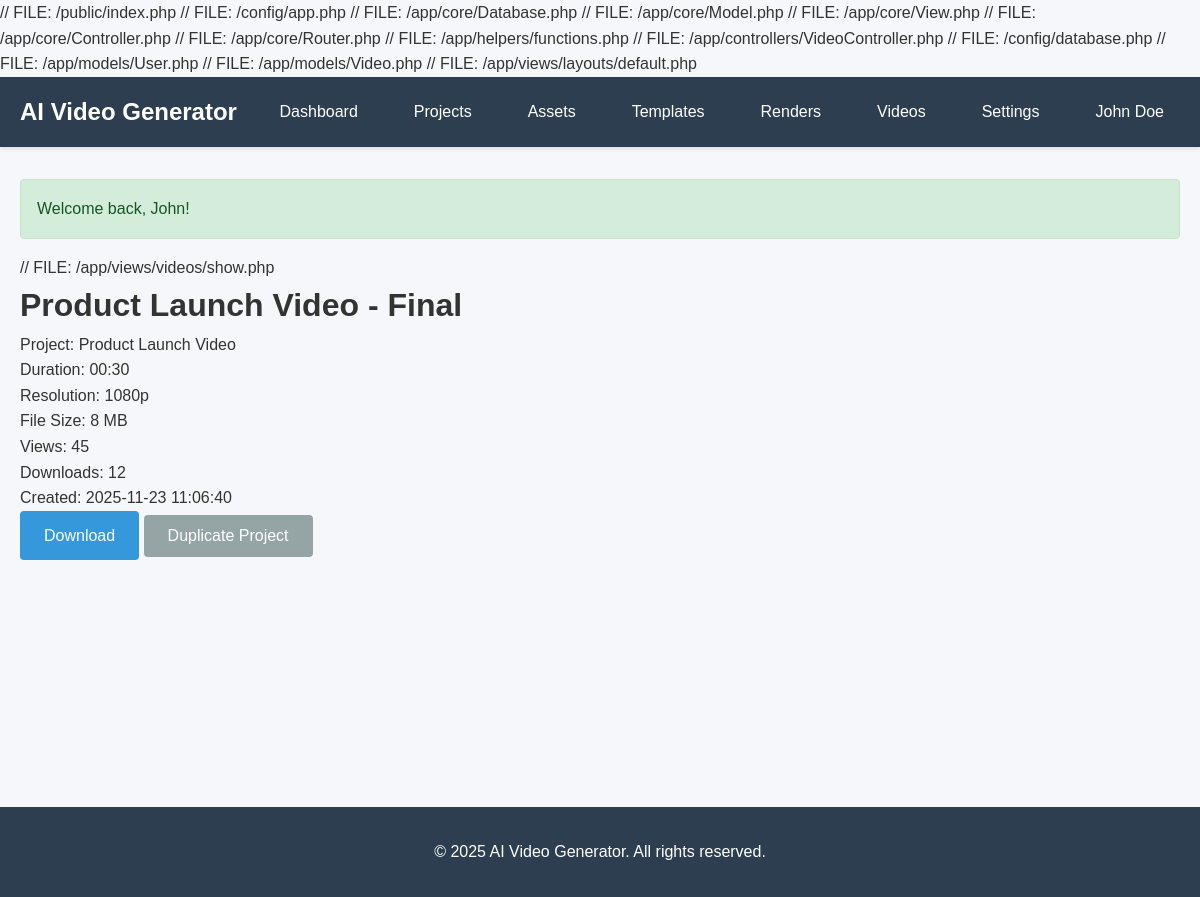
The page /videos/1 (signed in) on the database its author committed.
### tables this page shows
CREATE TABLE `videos` (
  `id` INT UNSIGNED NOT NULL AUTO_INCREMENT,
  `tenant_id` INT UNSIGNED NOT NULL,
  `project_id` INT UNSIGNED NOT NULL,
  `render_job_id` INT UNSIGNED NOT NULL,
  `user_id` INT UNSIGNED NOT NULL,
  `title` VARCHAR(255) NOT NULL,
  `description` TEXT,
  `filename` VARCHAR(255) NOT NULL,
  `file_path` VARCHAR(500) NOT NULL,
  `file_size` BIGINT NOT NULL,
  `duration` INT NOT NULL COMMENT 'Duration in seconds',
  `resolution` VARCHAR(20) NOT NULL,
  `thumbnail_url` VARCHAR(500) DEFAULT NULL,
  `public_token` VARCHAR(64) DEFAULT NULL COMMENT 'Token for public sharing',
  `view_count` INT DEFAULT 0,
  `download_count` INT DEFAULT 0,
  `created_at` TIMESTAMP DEFAULT CURRENT_TIMESTAMP,
  `updated_at` TIMESTAMP DEFAULT CURRENT_TIMESTAMP ON UPDATE CURRENT_TIMESTAMP,
  PRIMARY KEY (`id`),
  UNIQUE KEY `public_token` (`public_token`),
  KEY `tenant_id` (`tenant_id`),
  KEY `project_id` (`project_id`),
  KEY `render_job_id` (`render_job_id`),
  KEY `user_id` (`user_id`),
  CONSTRAINT `fk_videos_tenant` FOREIGN KEY (`tenant_id`) REFERENCES `tenants` (`id`) ON DELETE CASCADE,
  CONSTRAINT `fk_videos_project` FOREIGN KEY (`project_id`) REFERENCES `projects` (`id`) ON DELETE CASCADE,
  CONSTRAINT `fk_videos_render_job` FOREIGN KEY (`render_job_id`) REFERENCES `render_jobs` (`id`) ON DELETE CASCADE,
  CONSTRAINT `fk_videos_user` FOREIGN KEY (`user_id`) REFERENCES `users` (`id`) ON DELETE CASCADE
);

CREATE TABLE `projects` (
  `id` INT UNSIGNED NOT NULL AUTO_INCREMENT,
  `tenant_id` INT UNSIGNED NOT NULL,
  `user_id` INT UNSIGNED NOT NULL,
  `name` VARCHAR(255) NOT NULL,
  `description` TEXT,
  `type` ENUM('text_to_video', 'image_to_video', 'video_to_video', 'images_to_video') NOT NULL,
  `platform_preset` VARCHAR(50) DEFAULT 'youtube_horizontal' COMMENT 'e.g., tiktok_vertical, youtube_horizontal, square_social',
  `aspect_ratio` VARCHAR(10) DEFAULT '16:9' COMMENT 'e.g., 16:9, 9:16, 1:1',
  `resolution` VARCHAR(20) DEFAULT '1080p' COMMENT 'e.g., 720p, 1080p, 4k',
  `status` ENUM('draft', 'ready', 'rendering', 'completed') DEFAULT 'draft',
  `created_at` TIMESTAMP DEFAULT CURRENT_TIMESTAMP,
  `updated_at` TIMESTAMP DEFAULT CURRENT_TIMESTAMP ON UPDATE CURRENT_TIMESTAMP,
  PRIMARY KEY (`id`),
  KEY `tenant_id` (`tenant_id`),
  KEY `user_id` (`user_id`),
  KEY `type` (`type`),
  KEY `status` (`status`),
  CONSTRAINT `fk_projects_tenant` FOREIGN KEY (`tenant_id`) REFERENCES `tenants` (`id`) ON DELETE CASCADE,
  CONSTRAINT `fk_projects_user` FOREIGN KEY (`user_id`) REFERENCES `users` (`id`) ON DELETE CASCADE
);

### public/index.php (called while the page is built, shortened)
<?php
$config = require __DIR__ . '/../config/app.php';
require_once __DIR__ . '/../app/core/Database.php';
require_once __DIR__ . '/../app/core/Model.php';
require_once __DIR__ . '/../app/core/View.php';
require_once __DIR__ . '/../app/core/Controller.php';
require_once __DIR__ . '/../app/core/Router.php';
require_once __DIR__ . '/../app/helpers/functions.php';
$router = new Router();
$router->get('/', 'HomeController', 'index');
$router->get('/login', 'AuthController', 'login');
$router->post('/login', 'AuthController', 'loginPost');
$router->get('/register', 'AuthController', 'register');
$router->post('/register', 'AuthController', 'registerPost');
$router->get('/logout', 'AuthController', 'logout');
$router->get('/dashboard', 'DashboardController', 'index');
$router->get('/projects', 'ProjectController', 'index');
$router->get('/projects/create', 'ProjectController', 'create');
$router->post('/projects/create', 'ProjectController', 'store');
$router->get('/projects/:id', 'ProjectController', 'show');
$router->get('/projects/:id/edit', 'ProjectController', 'edit');
$router->post('/projects/:id/edit', 'ProjectController', 'update');
$router->post('/projects/:id/delete', 'ProjectController', 'delete');
$router->get('/projects/:id/scenes', 'SceneController', 'index');
$router->get('/projects/:id/scenes/create', 'SceneController', 'create');
$router->post('/projects/:id/scenes/create', 'SceneController', 'store');
$router->get('/scenes/:id/edit', 'SceneController', 'edit');
$router->post('/scenes/:id/edit', 'SceneController', 'update');
$router->post('/scenes/:id/delete', 'SceneController', 'delete');
$router->get('/assets', 'AssetController', 'index');
$router->get('/assets/upload', 'AssetController', 'upload');
$router->post('/assets/upload', 'AssetController', 'store');
$router->get('/assets/:id', 'AssetController', 'show');
$router->post('/assets/:id/delete', 'AssetController', 'delete');
$router->get('/templates', 'TemplateController', 'index');
$router->get('/templates/create', 'TemplateController', 'create');
$router->post('/templates/create', 'TemplateController', 'store');
$router->get('/templates/:id', 'TemplateController', 'show');
$router->post('/templates/:id/delete', 'TemplateController', 'delete');
$router->get('/renders', 'RenderController', 'index');
$router->get('/renders/create', 'RenderController', 'create');
$router->post('/renders/create', 'RenderController', 'store');
$router->get('/renders/:id', 'RenderController', 'show');
$router->post('/renders/:id/retry', 'RenderController', 'retry');
$router->get('/videos', 'VideoController', 'index');
$router->get('/videos/:id', 'VideoController', 'show');
$router->get('/videos/:id/download', 'VideoController', 'download');
$router->post('/videos/:id/duplicate', 'VideoController', 'duplicate');
$router->get('/tenant/settings', 'TenantController', 'settings');
$router->post('/tenant/settings', 'TenantController', 'updateSettings');
$router->get('/tenant/brand', 'TenantController', 'brand');
$router->post('/tenant/brand', 'TenantController', 'updateBrand');
$router->get('/users', 'UserController', 'index');
$router->get('/users/create', 'UserController', 'create');
$router->post('/users/create', 'UserController', 'store');
$router->get('/users/:id/edit', 'UserController', 'edit');
$router->post('/users/:id/edit', 'UserController', 'update');
$router->post('/users/:id/delete', 'UserController', 'delete');
$router->get('/subscription', 'SubscriptionController', 'index');
$router->get('/subscription/plans', 'SubscriptionController', 'plans');
$router->post('/subscription/subscribe', 'SubscriptionController', 'subscribe');
$router->get('/subscription/invoices', 'SubscriptionController', 'invoices');
$router->get('/subscription/usage', 'SubscriptionController', 'usage');
$router->get('/admin', 'AdminController', 'index');
$router->get('/admin/tenants', 'AdminController', 'tenants');
$router->get('/admin/plans', 'AdminController', 'plans');
$router->get('/admin/plans/create', 'AdminController', 'createPlan');
$router->post('/admin/plans/create', 'AdminController', 'storePlan');
$router->get('/api-keys', 'ApiKeyController', 'index');
$router->post('/api-keys/generate', 'ApiKeyController', 'generate');
$router->post('/api-keys/:id/revoke', 'ApiKeyController', 'revoke');
$router->post('/api/v1/render', 'ApiController', 'createRenderJob');
$router->get('/api/v1/render/:id', 'ApiController', 'getRenderJob');
$router->get('/analytics', 'AnalyticsController', 'index');
$router->get('/analytics/reports', 'AnalyticsController', 'reports');
$router->dispatch();

### app/views/videos/show.php (the view, shortened to what this page needs)
// FILE: /app/views/videos/show.php
<h1><?php echo $this->escape($video['title']); ?></h1>
<div class="video-details">
    <p>Project: <?php echo $this->escape($video['project_name']); ?></p>
    <p>Duration: <?php echo formatDuration($video['duration']); ?></p>
    <p>Resolution: <?php echo $this->escape($video['resolution']); ?></p>
    <p>File Size: <?php echo formatBytes($video['file_size']); ?></p>
    <p>Views: <?php echo $video['view_count']; ?></p>
    <p>Downloads: <?php echo $video['download_count']; ?></p>
    <p>Created: <?php echo formatDate($video['created_at']); ?></p>
</div>
<div class="video-actions">
    <a href="/videos/<?php echo $video['id']; ?>/download" class="btn btn-primary">Download</a>
    <form method="POST" action="/videos/<?php echo $video['id']; ?>/duplicate" style="display:inline;">
        <button type="submit" class="btn btn-secondary">Duplicate Project</button>
    </form>
</div>

### app/core/Router.php (shortened to what this page needs)
// FILE: /app/core/Router.php
<?php
class Router
{
    private $routes = [];
    public function get($path, $controller, $method)
    {
        $this->routes['GET'][$path] = ['controller' => $controller, 'method' => $method];
    }
    public function post($path, $controller, $method)
    {
        $this->routes['POST'][$path] = ['controller' => $controller, 'method' => $method];
    }
    public function dispatch()
    {
        $requestMethod = $_SERVER['REQUEST_METHOD'];
        $requestUri = parse_url($_SERVER['REQUEST_URI'], PHP_URL_PATH);
        $basePath = str_replace('/public/index.php', '', $_SERVER['SCRIPT_NAME']);
        $requestUri = str_replace($basePath, '', $requestUri);
        $requestUri = '/' . trim($requestUri, '/');
        foreach ($this->routes[$requestMethod] as $path => $route) {
            $pattern = $this->convertToRegex($path);
            if (preg_match($pattern, $requestUri, $matches)) {
                array_shift($matches);
                $this->executeRoute($route, $matches);
                return;
            }
        }
    }
    private function convertToRegex($path)
    {
        $pattern = preg_replace('/\/:([a-zA-Z0-9_]+)/', '/([a-zA-Z0-9_-]+)', $path);
        return '#^' . $pattern . '$#';
    }
    private function executeRoute($route, $params)
    {
        $controllerName = $route['controller'];
        $methodName = $route['method'];
        $controllerFile = __DIR__ . '/../controllers/' . $controllerName . '.php';
        require_once $controllerFile;
        $controller = new $controllerName();
        call_user_func_array([$controller, $methodName], $params);
    }
}

### app/controllers/VideoController.php (shortened to what this page needs)
// FILE: /app/controllers/VideoController.php
<?php
class VideoController extends Controller
{
    public function show($id)
    {
        $tenantId = $this->getTenantId();
        $user = $this->getAuthUser();
        $videoModel = $this->model('Video');
        $video = $this->db->prepare(
            "SELECT v.*, p.name as project_name
             FROM videos v
             JOIN projects p ON v.project_id = p.id
             WHERE v.id = ? AND v.tenant_id = ?"
        );
        $video->execute([$id, $tenantId]);
        $video = $video->fetch();
        $this->view->render('videos/show', [
            'user' => $user,
            'video' => $video,
            'csrf_token' => $this->generateCsrfToken(),
        ]);
    }
}

### config/database.php
// FILE: /config/database.php
<?php
return [
    'host' => getenv('DB_HOST') ?: 'localhost',
    'database' => getenv('DB_DATABASE') ?: 'ai_video_generator',
    'username' => getenv('DB_USERNAME') ?: 'root',
    'password' => getenv('DB_PASSWORD') ?: '',
    'charset' => 'utf8mb4',
];

### app/models/User.php (shortened to what this page needs)
// FILE: /app/models/User.php

### app/models/Video.php (shortened to what this page needs)
// FILE: /app/models/Video.php

### app/views/layouts/default.php (shortened to what this page needs)
// FILE: /app/views/layouts/default.php
<!DOCTYPE html>
<html lang="en">
<head>
    <link rel="stylesheet" href="/public/css/style.css">
</head>
<body>
    <?php if (isAuthenticated()): ?>
        <nav class="navbar">
            <div class="container">
                <div class="navbar-brand">
                    <a href="/dashboard">AI Video Generator</a>
                </div>
                <ul class="navbar-menu">
                    <li><a href="/dashboard">Dashboard</a></li>
                    <li><a href="/projects">Projects</a></li>
                    <li><a href="/assets">Assets</a></li>
                    <li><a href="/templates">Templates</a></li>
                    <li><a href="/renders">Renders</a></li>
                    <li><a href="/videos">Videos</a></li>
                    <?php if (isset($_SESSION['user_role']) && $_SESSION['user_role'] === 'tenant_admin'): ?>
                        <li class="dropdown">
                            <a href="#" class="dropbtn">Settings</a>
                        </li>
                    <?php endif; ?>
                    <li class="dropdown">
                        <a href="#" class="dropbtn"><?php echo $this->escape($_SESSION['user_name'] ?? 'User'); ?></a>
                    </li>
                </ul>
            </div>
        </nav>
    <?php endif; ?>
    <main class="main-content">
        <div class="container">
            <?php if ($flash = getFlash('success')): ?>
                <div class="alert alert-success"><?php echo $flash; ?></div>
            <?php endif; ?>
            <?php echo $content; ?>
        </div>
    </main>
    <footer class="footer">
        <div class="container">
            <p>&copy; <?php echo date('Y'); ?> AI Video Generator. All rights reserved.</p>
        </div>
    </footer>
</body>
</html>

### public/css/style.css (style rules this page uses)
* { margin: 0; padding: 0; box-sizing: border-box; }
body { font-family: 'Arial', sans-serif; font-size: 16px; line-height: 1.6; color: #333; background: #f5f7fa; }
.container { max-width: 1200px; margin: 0 auto; padding: 0 20px; }
.navbar { background: #2c3e50; color: white; padding: 1rem 0; box-shadow: 0 2px 4px rgba(0,0,0,0.1); }
.navbar .container { display: flex; justify-content: space-between; align-items: center; }
.navbar-brand a { color: white; text-decoration: none; font-size: 1.5rem; font-weight: bold; }
.navbar-menu { list-style: none; display: flex; gap: 1.5rem; }
.navbar-menu li a { color: white; text-decoration: none; padding: 0.5rem 1rem; border-radius: 4px; transition: background 0.3s; }
.dropdown { position: relative; }
.dropbtn { cursor: pointer; }
.main-content { min-height: calc(100vh - 140px); padding: 2rem 0; }
.alert { padding: 1rem; margin-bottom: 1rem; border-radius: 4px; }
.alert-success { background: #d4edda; color: #155724; border: 1px solid #c3e6cb; }
.btn { display: inline-block; padding: 0.75rem 1.5rem; border: none; border-radius: 4px; text-decoration: none; cursor: pointer; transition: all 0.3s; font-size: 1rem; }
.btn-primary { background: #3498db; color: white; }
.btn-secondary { background: #95a5a6; color: white; }
.footer { background: #2c3e50; color: white; padding: 2rem 0; text-align: center; }

### rows shown on the page
videos: escape "John Doe", title "Product Launch Video - Final", project.name "Product Launch Video", duration "00:30", resolution "1080p", file_size "8 MB", view_count "45", download_count "12", created_at "2025-11-23 11:06:40"
